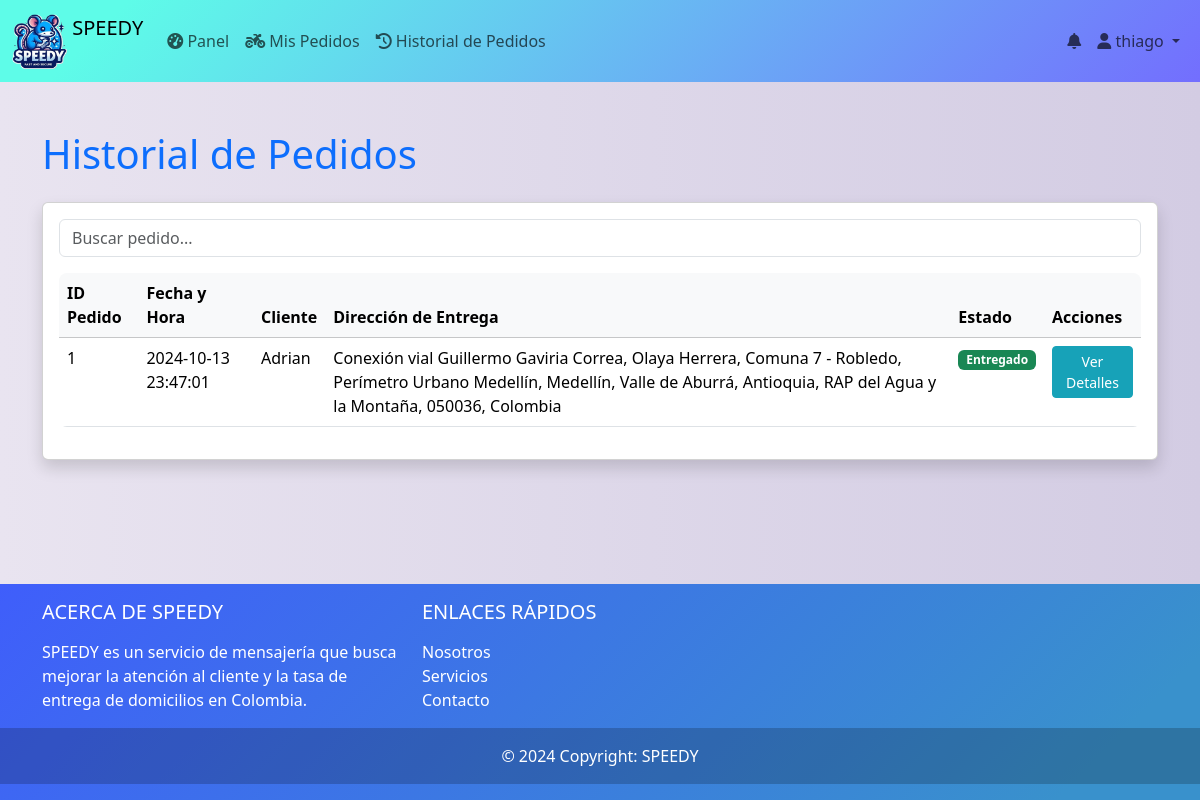
The app's page /index.php?controlador=domiciliario&accion=historialPedidos (signed in) with its own data.
### tables this page shows
CREATE TABLE IF NOT EXISTS `pedido` (
  `id` int NOT NULL AUTO_INCREMENT,
  `id_usuario` int NOT NULL,
  `fecha_hora_pedido` timestamp NULL DEFAULT CURRENT_TIMESTAMP,
  `estado` enum('pendiente','aceptado','en_preparacion','listo_para_entrega','en_camino','entregado','cancelado') NOT NULL DEFAULT 'pendiente',
  `valor_pedido` decimal(10,2) NOT NULL,
  `direccion_entrega` varchar(255) DEFAULT NULL,
  `id_domiciliario` int DEFAULT NULL,
  `comentarios` text,
  `fecha_entrega` timestamp NULL DEFAULT NULL,
  `calificacion` decimal(3,2) DEFAULT NULL,
  `fecha_hora_entrega` timestamp NULL DEFAULT NULL,
  PRIMARY KEY (`id`),
  KEY `id_usuario` (`id_usuario`),
  KEY `id_domiciliario` (`id_domiciliario`)
);

CREATE TABLE IF NOT EXISTS `usuarios` (
  `id` int NOT NULL AUTO_INCREMENT,
  `nombre` varchar(100) DEFAULT NULL,
  `email` varchar(100) DEFAULT NULL,
  `password` varchar(255) NOT NULL,
  `direccion` varchar(255) DEFAULT NULL,
  `telefono` varchar(20) DEFAULT NULL,
  `id_rol` int DEFAULT '2',
  PRIMARY KEY (`id`),
  UNIQUE KEY `email` (`email`),
  KEY `id_rol` (`id_rol`)
);

### controladores/controlador_domiciliario.php (called while the page is built, shortened)
<?php
require_once './modelos/Domiciliario.php';
class ControladorDomiciliario {
    private $modeloDomiciliario;
    public function __construct() {
        $this->modeloDomiciliario = new Domiciliario();
    }
    public function historialPedidos() {
        $correoDomiciliario = $_SESSION['usuario']['correo'];
        $domiciliario = $this->modeloDomiciliario->obtenerDomiciliarioPorCorreo($correoDomiciliario);
        $idDomiciliario = $domiciliario['id'];
        $historialPedidos = $this->modeloDomiciliario->obtenerHistorialPedidos($idDomiciliario);
        require_once 'vista/Domiciliario/historial_pedidos.php';
    }
}
?>

### index.php (called while the page is built, shortened)
<?php
include_once "conexion.php";
include_once("./vista/plantilla.php");
?>

### conexion.php (called while the page is built)
<?php
class baseDatos{
    public static $instancia=NULL;
    public static function crearInstancia() {
            if(!isset(self::$instancia)){
                $opcionesPDO[PDO::ATTR_ERRMODE] =PDO::ERRMODE_EXCEPTION;
                self::$instancia =new PDO ('mysql:host=localhost;dbname=bdspeedy','root','12345',$opcionesPDO);
            }
            return self ::$instancia;
        }
    }
?>

### modelos/Domiciliario.php (called while the page is built, shortened)
<?php
require_once './conexion.php';
class Domiciliario {
    private $db;
    public function __construct() {
        $this->db = baseDatos::crearInstancia();
    }
    public function obtenerDomiciliarioPorCorreo($correo) {
        $sql = "SELECT * FROM domiciliario WHERE correo = :correo";
        $stmt = $this->db->prepare($sql);
        $stmt->bindParam(':correo', $correo, PDO::PARAM_STR);
        $stmt->execute();
        $resultado = $stmt->fetch(PDO::FETCH_ASSOC);
        return $resultado;
    }
    public function obtenerHistorialPedidos($idDomiciliario, $limite = 50) {
        $sql = "SELECT p.id, p.fecha_hora_pedido, p.estado, p.direccion_entrega, u.nombre as nombre_cliente
            FROM pedido p
            JOIN usuarios u ON p.id_usuario = u.id
            WHERE p.id_domiciliario = :idDomiciliario
            ORDER BY p.fecha_hora_pedido DESC
            LIMIT :limite";
        $stmt = $this->db->prepare($sql);
        $stmt->bindParam(':idDomiciliario', $idDomiciliario, PDO::PARAM_INT);
        $stmt->bindParam(':limite', $limite, PDO::PARAM_INT);
        $stmt->execute();
        return $stmt->fetchAll(PDO::FETCH_ASSOC);
    }
}
?>

### vista/Domiciliario/historial_pedidos.php (the view, shortened to what this page needs)
<div class="container mt-5">
    <h1 class="mb-4 text-primary">Historial de Pedidos</h1>
    <div class="card shadow">
        <div class="card-body">
            <div class="mb-3">
                <input type="text" id="buscarPedido" class="form-control" placeholder="Buscar pedido...">
            </div>
            <div class="table-responsive">
                <table class="table table-hover" id="pedidosTable">
                    <thead class="table-light">
                        <tr>
                            <th>ID Pedido</th>
                            <th>Fecha y Hora</th>
                            <th>Cliente</th>
                            <th>Dirección de Entrega</th>
                            <th>Estado</th>
                            <th>Acciones</th>
                        </tr>
                    </thead>
                    <tbody>
                        <?php if (empty($historialPedidos)): ?>
                            <tr>
                                <td colspan="6" class="text-center">No hay pedidos en el historial.</td>
                            </tr>
                        <?php else: ?>
                            <?php foreach ($historialPedidos as $pedido): ?>
                                <tr>
                                    <td><?php echo htmlspecialchars($pedido['id']); ?></td>
                                    <td><?php echo htmlspecialchars($pedido['fecha_hora_pedido']); ?></td>
                                    <td><?php echo htmlspecialchars($pedido['nombre_cliente']); ?></td>
                                    <td><?php echo htmlspecialchars($pedido['direccion_entrega']); ?></td>
                                    <td>
                                        <span class="badge bg-<?php echo $pedido['estado'] == 'entregado' ? 'success' : 'warning'; ?>">
                                            <?php echo ucfirst(htmlspecialchars($pedido['estado'])); ?>
                                        </span>
                                    </td>
                                    <td>
                                        <a href="<?php echo S_URL_PED; ?>verDetallePedidoDomiciliario&id=<?php echo $pedido['id']; ?>" class="btn btn-info btn-sm btn-custom">
                                            Ver Detalles</a>
                                    </td>
                                </tr>
                            <?php endforeach; ?>
                        <?php endif; ?>
                    </tbody>
                </table>
            </div>
        </div>
    </div>
</div>

### vista/recursos/css/estilos.css (style rules this page uses)
body { background: #D3CCE3; background: -webkit-linear-gradient(to right, #E9E4F0, #D3CCE3); background: linear-gradient(to right, #E9E4F0, #D3CCE3); margin: 0; }

### vista/Domiciliario/historial_pedidos.php (style rules this page uses)
.table { border-radius: 8px; overflow: hidden; }
.table thead th { background-color: #f8f9fa; border-top: none; }
.btn-info { background-color: #17a2b8; border-color: #17a2b8; color: white; }
.card { transition: all 0.3s ease; }

### records on screen
pedido: id "1", fecha_hora_pedido "2024-10-13 23:47:01", id_usuario.nombre "Adrian", direccion_entrega "Conexión vial Guillermo Gaviria Correa, Olaya Herrera, Comuna 7 - Robledo, Perímetro Urbano Medellín, Medellín, Valle de Aburrá, Antioquia, RAP del Agua y la Montaña, 050036, Colombia", estado "Entregado"

### other values on screen
$_SESSION["usuario"]['nombre'] "thiago"
